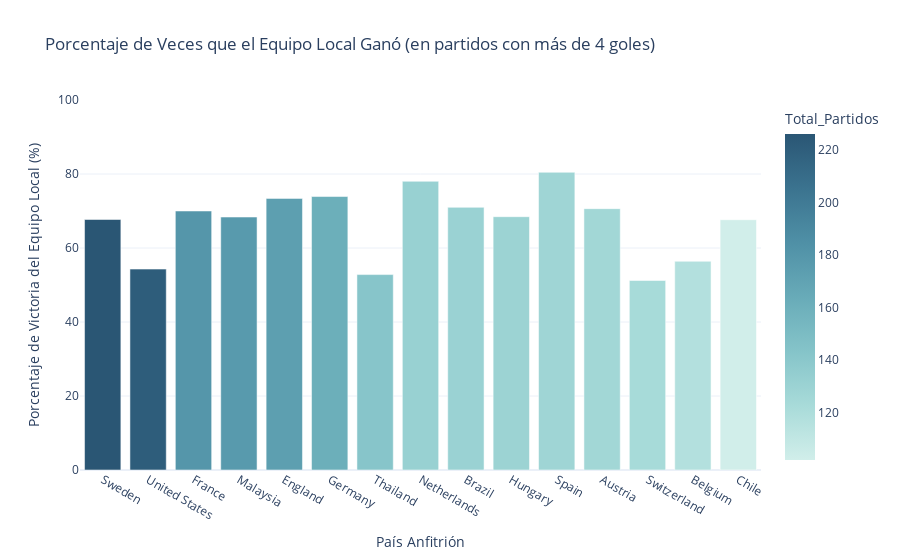

The notebook cell saved with this chart:
### Markdown cell above
## GUARDAR df_grafico

### Code cell
df_visual = df_analisis_victoria[df_analisis_victoria['Total_Partidos'] >= min_partidos].head(15)
fig = px.bar(
    df_visual, 
    x='country',
    y='Porcentaje_Victoria_Local',
    title="Porcentaje de Veces que el Equipo Local Ganó (en partidos con más de 4 goles)",
    color='Total_Partidos', # Usar el número de partidos como color para contexto
    color_continuous_scale=px.colors.sequential.Teal,
    template='plotly_white'
)
fig.update_layout(
    xaxis_title="País Anfitrión",
    yaxis_title="Porcentaje de Victoria del Equipo Local (%)",
    yaxis_range=[0, 100] # Asegurar que el eje Y vaya de 0 a 100
)

### Figure 1 — Plotly figure (JSON) as saved in the notebook; plotly's stock layout.template omitted (floating-point values rounded to 4 significant figures)
{"data": [{"hovertemplate": "country=%{x}<br>Porcentaje_Victoria_Local=%{y}<br>Total_Partidos=%{marker.color}<extra></extra>", "legendgroup": "", "marker": {"color": [226, 221, 180, 177, 173, 161, 142, 132, 131, 130, 128, 126, 123, 117, 102], "coloraxis": "coloraxis", "pattern": {"shape": ""}}, "name": "", "orientation": "v", "showlegend": false, "textposition": "auto", "type": "bar", "x": ["Sweden", "United States", "France", "Malaysia", "England", "Germany", "Thailand", "Netherlands", "Brazil", "Hungary", "Spain", "Austria", "Switzerland", "Belgium", "Chile"], "xaxis": "x", "y": [67.7, 54.3, 70.0, 68.36, 73.41, 73.91, 52.82, 78.03, 70.99, 68.46, 80.47, 70.63, 51.22, 56.41, 67.65], "yaxis": "y"}], "layout": {"barmode": "relative", "coloraxis": {"colorbar": {"title": {"text": "Total_Partidos"}}, "colorscale": [[0, "rgb(209, 238, 234)"], [0.1667, "rgb(168, 219, 217)"], [0.3333, "rgb(133, 196, 201)"], [0.5, "rgb(104, 171, 184)"], [0.6667, "rgb(79, 144, 166)"], [0.8333, "rgb(59, 115, 143)"], [1, "rgb(42, 86, 116)"]]}, "legend": {"tracegroupgap": 0}, "title": {"text": "Porcentaje de Veces que el Equipo Local Ganó (en partidos con más de 4 goles)"}, "xaxis": {"anchor": "y", "domain": [0, 1], "title": {"text": "País Anfitrión"}}, "yaxis": {"anchor": "x", "domain": [0, 1], "range": [0, 100], "title": {"text": "Porcentaje de Victoria del Equipo Local (%)"}}}}
